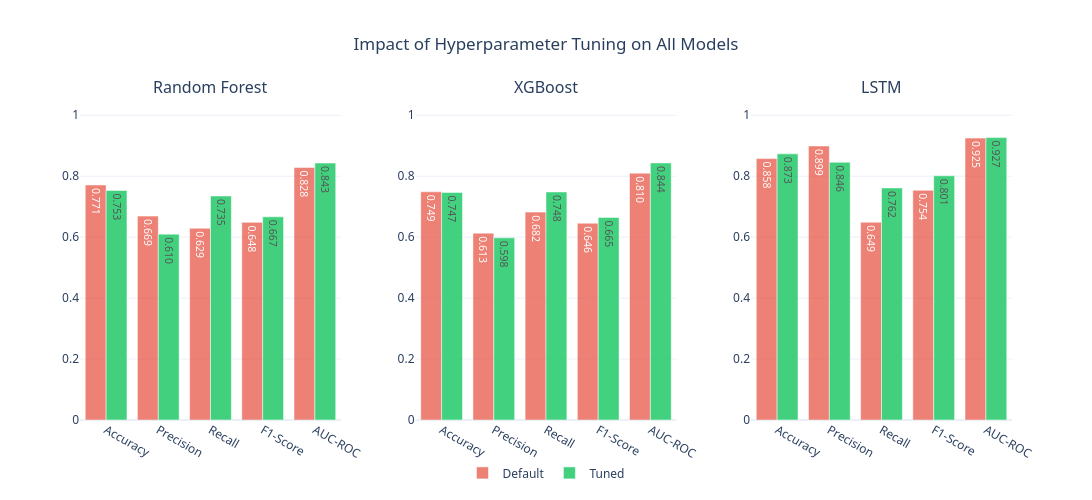

The notebook cell saved with this chart:
### Code cell
metrics_keys = ['Accuracy', 'Precision', 'Recall', 'F1-Score', 'AUC-ROC']

fig = make_subplots(
    rows=1, cols=3,
    subplot_titles=('Random Forest', 'XGBoost', 'LSTM'),
    horizontal_spacing=0.08,
)

for col, (bl, tuned, name) in enumerate([
    (rf_bl_metrics, rf_tuned_metrics, 'Random Forest'),
    (xgb_bl_metrics, xgb_tuned_metrics, 'XGBoost'),
    (lstm_bl_metrics, lstm_tuned_metrics, 'LSTM'),
], 1):
    bl_vals = [bl[k] for k in metrics_keys]
    tuned_vals = [tuned[k] for k in metrics_keys]

    fig.add_trace(go.Bar(
        x=metrics_keys, y=bl_vals, name='Default' if col == 1 else '',
        marker_color='#e74c3c', opacity=0.7,
        text=[f'{v:.3f}' for v in bl_vals], textposition='auto',
        showlegend=(col == 1), legendgroup='default',
    ), row=1, col=col)

    fig.add_trace(go.Bar(
        x=metrics_keys, y=tuned_vals, name='Tuned' if col == 1 else '',
        marker_color='#2ecc71', opacity=0.9,
        text=[f'{v:.3f}' for v in tuned_vals], textposition='auto',
        showlegend=(col == 1), legendgroup='tuned',
    ), row=1, col=col)

fig.update_layout(
    title=dict(text='Impact of Hyperparameter Tuning on All Models', x=0.5),
    barmode='group',
    template='plotly_white',
    height=500, width=1200,
    yaxis=dict(range=[0, 1.05]),
    yaxis2=dict(range=[0, 1.05]),
    yaxis3=dict(range=[0, 1.05]),
    legend=dict(orientation='h', y=-0.12, x=0.5, xanchor='center'),
    font=dict(family='Segoe UI, sans-serif', size=12),
)

from maagap.evaluation import _save_fig
_save_fig(fig, 'hyperparameter_tuning_comparison.png')
fig.show()
print('Saved: hyperparameter_tuning_comparison.png / .html')

### Figure 1 — Plotly figure (JSON) as saved in the notebook; plotly's stock layout.template omitted (floating-point values rounded to 4 significant figures)
{"data": [{"legendgroup": "default", "marker": {"color": "#e74c3c"}, "name": "Default", "opacity": 0.7, "showlegend": true, "text": ["0.771", "0.669", "0.629", "0.648", "0.828"], "textposition": "auto", "type": "bar", "x": ["Accuracy", "Precision", "Recall", "F1-Score", "AUC-ROC"], "xaxis": "x", "y": [0.7711, 0.669, 0.6291, 0.6485, 0.8285], "yaxis": "y"}, {"legendgroup": "tuned", "marker": {"color": "#2ecc71"}, "name": "Tuned", "opacity": 0.9, "showlegend": true, "text": ["0.753", "0.610", "0.735", "0.667", "0.843"], "textposition": "auto", "type": "bar", "x": ["Accuracy", "Precision", "Recall", "F1-Score", "AUC-ROC"], "xaxis": "x", "y": [0.7533, 0.6099, 0.7351, 0.6667, 0.8429], "yaxis": "y"}, {"legendgroup": "default", "marker": {"color": "#e74c3c"}, "name": "", "opacity": 0.7, "showlegend": false, "text": ["0.749", "0.613", "0.682", "0.646", "0.810"], "textposition": "auto", "type": "bar", "x": ["Accuracy", "Precision", "Recall", "F1-Score", "AUC-ROC"], "xaxis": "x2", "y": [0.7489, 0.6131, 0.6821, 0.6458, 0.8101], "yaxis": "y2"}, {"legendgroup": "tuned", "marker": {"color": "#2ecc71"}, "name": "", "opacity": 0.9, "showlegend": false, "text": ["0.747", "0.598", "0.748", "0.665", "0.844"], "textposition": "auto", "type": "bar", "x": ["Accuracy", "Precision", "Recall", "F1-Score", "AUC-ROC"], "xaxis": "x2", "y": [0.7467, 0.5979, 0.7483, 0.6647, 0.8435], "yaxis": "y2"}, {"legendgroup": "default", "marker": {"color": "#e74c3c"}, "name": "", "opacity": 0.7, "showlegend": false, "text": ["0.858", "0.899", "0.649", "0.754", "0.925"], "textposition": "auto", "type": "bar", "x": ["Accuracy", "Precision", "Recall", "F1-Score", "AUC-ROC"], "xaxis": "x3", "y": [0.8578, 0.8991, 0.649, 0.7538, 0.9251], "yaxis": "y3"}, {"legendgroup": "tuned", "marker": {"color": "#2ecc71"}, "name": "", "opacity": 0.9, "showlegend": false, "text": ["0.873", "0.846", "0.762", "0.801", "0.927"], "textposition": "auto", "type": "bar", "x": ["Accuracy", "Precision", "Recall", "F1-Score", "AUC-ROC"], "xaxis": "x3", "y": [0.8733, 0.8456, 0.7616, 0.8014, 0.9266], "yaxis": "y3"}], "layout": {"annotations": [{"font": {"size": 16}, "showarrow": false, "text": "Random Forest", "x": 0.14, "xanchor": "center", "xref": "paper", "y": 1.0, "yanchor": "bottom", "yref": "paper"}, {"font": {"size": 16}, "showarrow": false, "text": "XGBoost", "x": 0.5, "xanchor": "center", "xref": "paper", "y": 1.0, "yanchor": "bottom", "yref": "paper"}, {"font": {"size": 16}, "showarrow": false, "text": "LSTM", "x": 0.86, "xanchor": "center", "xref": "paper", "y": 1.0, "yanchor": "bottom", "yref": "paper"}], "barmode": "group", "font": {"family": "Segoe UI, sans-serif", "size": 12}, "height": 500, "legend": {"orientation": "h", "x": 0.5, "xanchor": "center", "y": -0.12}, "title": {"text": "Impact of Hyperparameter Tuning on All Models", "x": 0.5}, "width": 1200, "xaxis": {"anchor": "y", "domain": [0.0, 0.28]}, "xaxis2": {"anchor": "y2", "domain": [0.36, 0.64]}, "xaxis3": {"anchor": "y3", "domain": [0.72, 1.0]}, "yaxis": {"anchor": "x", "domain": [0.0, 1.0], "range": [0, 1.05]}, "yaxis2": {"anchor": "x2", "domain": [0.0, 1.0], "range": [0, 1.05]}, "yaxis3": {"anchor": "x3", "domain": [0.0, 1.0], "range": [0, 1.05]}}}
